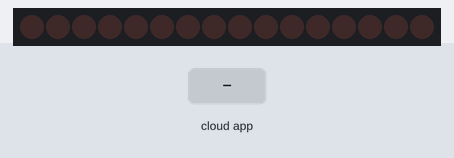
Bench run of a sketch on a simulated ESP32. Shown: 16 shift-register outputs drawn as a row of LEDs (first output left, lit = HIGH). Wiring (inferred from the names in the program): 2 × shift register (74HC595): data GPIO 13; shift clock GPIO 12; latch GPIO 14. Wiring (inferred from the signals the program sends): row of LEDs: on Q0, Q1, Q2, Q3, Q4, Q5, Q6, Q7, Q8, Q9, Q10, Q11, Q12, Q13, Q14, Q15. Inputs (shaded band) come from the test bench. The ROS host is connected and sends only what is stated.

Above: at 1.2 s.
1.3 s: the phone or cloud app sets stepper_control to 1
At 1.49 s:
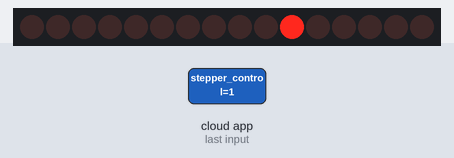
2.8 s: the phone or cloud app sets test_first to 1
At 3.1 s:
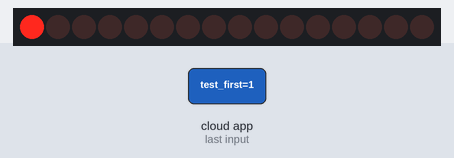
5.8 s: the phone or cloud app sets test_first to 0
At 6.7 s:
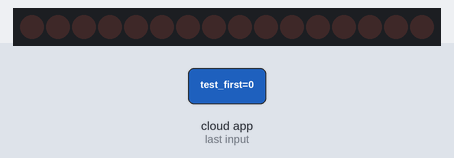
Timing chart, 0 to 8.3 s (numbered marks = the images above; inputs shaded):
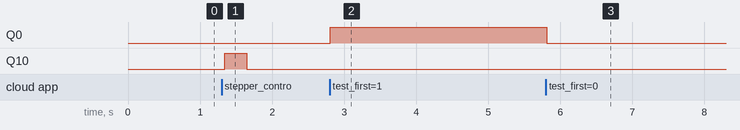

Measured:
- after the input at 1.3 s, Q10: LOW → HIGH at once, → LOW 0.31 s later
- after the input at 2.8 s, Q0: LOW → HIGH at once
- after the input at 5.8 s, Q0: HIGH → LOW at once

The sketch:

aqua_step_2reg.ino
```cpp
#include <micro_ros_arduino.h>
#include <stdio.h>
#include <rcl/rcl.h>
#include <rcl/error_handling.h>
#include <rclc/rclc.h>
#include <rclc/executor.h>
#include <std_msgs/msg/int32.h>

// Define pin connections for the shift registers
#define dataPin 13   // 74HC595 Data pin (DS)
#define clockPin 12  // 74HC595 Clock pin (SHCP)
#define latchPin 14  // 74HC595 Latch pin (STCP)

#define steps 50      // Number of steps per movement
#define stepDelay 5   // Milliseconds delay between steps

// ROS-related variables
rcl_subscription_t stepper_subscriber;
std_msgs__msg__Int32 stepper_msg;
rcl_subscription_t test_subscriber;
std_msgs__msg__Int32 test_msg;
rclc_executor_t executor;
rclc_support_t support;
rcl_allocator_t allocator;
rcl_node_t node;

int firstRegisterData = 0;
int secondRegisterData = 0;
int direction = 0;
unsigned long lastStepTime = 0;
int currentStep = 0;

// Function to handle errors
void error_loop() {
    ESP.restart();
    delay(50);
}

// RCCHECK macro to check return values
#define RCCHECK(fn) { rcl_ret_t temp_rc = fn; if ((temp_rc != RCL_RET_OK)) { error_loop(); } }
#define RCSOFTCHECK(fn) { rcl_ret_t temp_rc = fn; if ((temp_rc != RCL_RET_OK)) {} }

// Function to send data to the shift registers
void sendToShiftRegisters() {

  digitalWrite(latchPin, LOW);  // Prepare to latch the data
  shiftOut(dataPin, clockPin, MSBFIRST, secondRegisterData);  // Send to second register
  shiftOut(dataPin, clockPin, MSBFIRST, firstRegisterData);  // Keep first register independent
  digitalWrite(latchPin, HIGH); // Update the shift registers
}

// Function to generate step pulses
void sendStepPulse(int dir) {
    secondRegisterData = (dir << 3) | (1 << 2); // Set STEP high
    sendToShiftRegisters();
    delayMicroseconds(200);  // Short delay for step pulse
    secondRegisterData = (dir << 3); // Set STEP low
    sendToShiftRegisters();
}

// Function to move the stepper motor non-blocking
void moveStepper(int stepCount, int dir) {
    direction = dir;
    secondRegisterData = (dir << 3);  // Set direction bit
    sendToShiftRegisters();

    // Move the motor in a single sequence
    for (int i = 0; i < stepCount; i++) {
      sendStepPulse(dir);  // Send a step pulse
      delay(stepDelay);    // Small delay between steps
  }
}

// Callback function for receiving ROS 2 messages (motor control)
void motor_callback(const void *msgin) {
    const std_msgs__msg__Int32 *msg = (const std_msgs__msg__Int32 *)msgin;
    if (msg->data == 1) {
        moveStepper(steps, 0); // Clockwise
    } else if (msg->data == -1) {
        moveStepper(steps, 1); // Counterclockwise
    }
}

// Callback function for updating first shift register (test signal)
void test_callback(const void *msgin) {
    const std_msgs__msg__Int32 *msg = (const std_msgs__msg__Int32 *)msgin;
    firstRegisterData = msg->data;
    sendToShiftRegisters();  // Ensure first register updates
}

void setup() {
    Serial.begin(9600);

    pinMode(dataPin, OUTPUT);
    pinMode(clockPin, OUTPUT);
    pinMode(latchPin, OUTPUT);

    digitalWrite(latchPin, LOW);
    shiftOut(dataPin, clockPin, MSBFIRST, 0);
    shiftOut(dataPin, clockPin, MSBFIRST, 0);
    digitalWrite(latchPin, HIGH);

    // Micro-ROS initialization
    set_microros_transports();
    allocator = rcl_get_default_allocator();
    RCCHECK(rclc_support_init(&support, 0, NULL, &allocator));
    RCCHECK(rclc_node_init_default(&node, "stepper_subscriber", "", &support));

    // Create stepper subscriber
    RCCHECK(rclc_subscription_init_default(
        &stepper_subscriber,
        &node,
        ROSIDL_GET_MSG_TYPE_SUPPORT(std_msgs, msg, Int32),
        "stepper_control"));

    // Create test subscriber
    RCCHECK(rclc_subscription_init_default(
        &test_subscriber,
        &node,
        ROSIDL_GET_MSG_TYPE_SUPPORT(std_msgs, msg, Int32),
        "test_first"));

    // Create executor
    RCCHECK(rclc_executor_init(&executor, &support.context, 2, &allocator));
    RCCHECK(rclc_executor_add_subscription(&executor, &stepper_subscriber, &stepper_msg, &motor_callback, ON_NEW_DATA));
    RCCHECK(rclc_executor_add_subscription(&executor, &test_subscriber, &test_msg, &test_callback, ON_NEW_DATA));
}

void loop() {
    rclc_executor_spin_some(&executor, RCL_MS_TO_NS(100));
}
```
